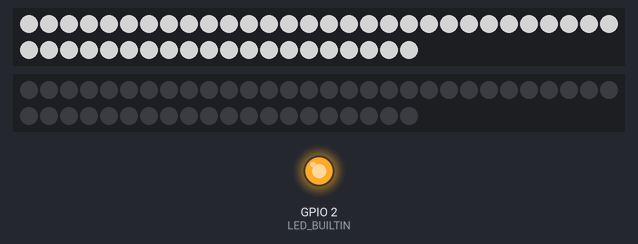
Simulated run of this program. Board: ESP32. Shown: 2 × 50 RGB LEDs in strip order, left to right, continuing on the next row, output pins drawn as LEDs (lit = HIGH). Dim RGB values are drawn brighter than linear; WiFi joins after 1.5 s; servers stay silent unless stated; storage starts empty; what the program prints to the serial monitor is not drawn.

Above: at 1.4 s.
At 2.6 s:
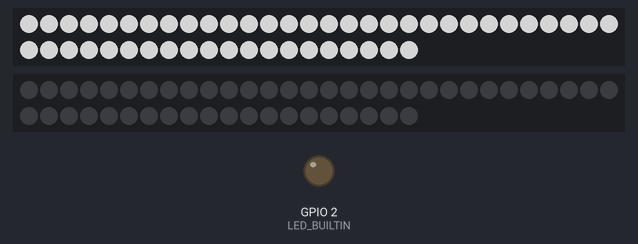
Timing chart, 0 to 4.1 s (numbered marks = the images above):
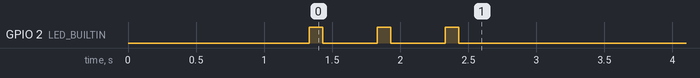

The program:

main.cpp
```cpp
#define FASTLED_ESP8266_RAW_PIN_ORDER
#define CURRENT_LIMIT 5000    // лимит по току в миллиамперах, автоматически управляет яркостью (пожалей свой блок питания!) 0 - выключить лимит

#include "Arduino.h"
#include <WiFi.h>
#include <WiFiUdp.h>
#include <Adafruit_NeoPixel.h>

//+SD
#include <FastLED.h>
#include <SD.h>
#include <FS.h>
#include <SPI.h>

#define SD_MISO     19
#define SD_MOSI     23
#define SD_SCLK     18
#define SD_CS       5
//-SD

#define LED_BUILTIN 2

#ifdef __AVR__
#include <avr/power.h>
#endif
#define PIN            4  //вывод на матрицу
#define NUMPIXELS      50  //Количество светодиодов

//+SD
#define LED_PIN 4    // вывод на матрицу для SD
#define CHIPSET WS2812B  // your LED chip type
#define CMD_NEW_DATA 1

unsigned char x = 16; // количество светодиодов по X
unsigned char y = NUMPIXELS/x; // количество светодиодов по Y
bool SdCard=true;
File fxdata;
CRGB leds[NUMPIXELS];
//-SD

Adafruit_NeoPixel pixels= Adafruit_NeoPixel(NUMPIXELS, PIN, NEO_GRB + NEO_KHZ800);

const char* ssid     = "default";  //Имя вашей сети Wi-Fi
const char* password = "nthfgtdn"; //пароль вашей сети Wi-Fi
IPAddress ip(192, 168, 1, 145	); //IP адрес гирлянды
IPAddress gateway(192, 168, 1, 1); //IP адрес Wi-Fi роутера
IPAddress subnet(255, 255, 255, 0);
unsigned int localPort = 65506;      // local port to listen for UDP packets
const int PACKET_SIZE = NUMPIXELS*3+7;
byte packetBuffer[PACKET_SIZE]; //buffer to hold incoming and outgoing packets
// A UDP instance to let us send and receive packets over UDP
WiFiUDP udp;

typedef struct
{
      byte g;
      byte r;
      byte b;
} colorpin;

colorpin led;
int led_index = 0;

void Sortled ();
int serialGlediator ();

void WiFiEvent(WiFiEvent_t event)
{
      switch (event)
      {
            case SYSTEM_EVENT_STA_GOT_IP:
                  pixels.begin();
                  break;
            case SYSTEM_EVENT_STA_DISCONNECTED:
                  break;
/*
            case WIFI_EVENT_STAMODE_GOT_IP:
                  pixels.begin();
                  break;
            case WIFI_EVENT_STAMODE_DISCONNECTED:
                  break;
*/
      }
}

SPIClass sdSPI(VSPI);

boolean InitSDCard(){
// Mount file system
  sdSPI.begin(SD_SCLK, SD_MISO, SD_MOSI, SD_CS);
  if (!SD.begin(SD_CS, sdSPI))
  {
    // if(!SD.begin()){
    Serial.println("Mounting card mount failed");
    return false;
  }
  uint8_t cardType = SD.cardType();

  if (cardType == CARD_NONE)
  {
    Serial.println("Unconnected Memory Card");
    return false;
  }
  else if (cardType == CARD_MMC)
  {
    Serial.println("Mount MMC card");
  }
  else if (cardType == CARD_SD)
  {
    Serial.println("Mounting the SDSC Card");
  }
  else if (cardType == CARD_SDHC)
  {
    Serial.println("Mount SDHC Card");
  }
  else
  {
    Serial.println("Mount unknown memory card");
  }
  return true;
}

void setup()
{
//Если есть SD карта

  FastLED.addLeds<CHIPSET, LED_PIN, GRB>(leds, NUMPIXELS); //see doc for different LED strips
  if (CURRENT_LIMIT > 0) FastLED.setMaxPowerInVoltsAndMilliamps(5, CURRENT_LIMIT);
//  Serial.begin(BAUD_RATE); // when using Glediator via usb
  Serial.begin(115200);

  for(int y = 0 ; y < NUMPIXELS ; y++)
  {
    leds[y] = CRGB::Grey; // set all leds to black during setup
    //Serial.println(y + "Black");
  }
  FastLED.show();

  SdCard = false;
  if(InitSDCard()) {
    // test file open
    fxdata = SD.open("01.out");  // read only
    if (fxdata){
      Serial.println("file open ok test");
      fxdata.close();
      SdCard = true;
    }
  }

  if(!SdCard) {
     pinMode(LED_BUILTIN, OUTPUT);
     //Serial.begin(115200);
      WiFi.disconnect(true);
      delay(1000);
      WiFi.onEvent(WiFiEvent);
      WiFi.config(ip, gateway, subnet);
      WiFi.begin(ssid, password);

      while (WiFi.status() != WL_CONNECTED)
      {
            delay(300);
            //  Serial.print("x");
            digitalWrite(LED_BUILTIN, HIGH);   // turn the LED on (HIGH is the voltage level)
            delay(100);                       // wait for a second
            digitalWrite(LED_BUILTIN, LOW);    // turn the LED off by making the voltage LOW
            delay(100);
      }

    //Serial.println("");
    //Serial.println("WiFi connected");
    //Serial.println("IP address: ");
    //Serial.println(WiFi.localIP());
      digitalWrite(LED_BUILTIN, LOW);

    //Serial.println("Starting UDP");
      udp.begin(localPort);
    //Serial.print("Local port: ");
    //Serial.println(udp.localPort());
  }
}

void loop()
{
  return;
  // если есть SD карта
  if(SdCard){

    fxdata = SD.open("01.out");  // read only
    if (fxdata){
      Serial.println("file open ok - loop");
    }

    while (fxdata.available()){
      Sortled();
      FastLED.show();
      delay(20); // set the speed of the animation. 20 is appx ~ 500k bauds
    }

    // close the file in order to prevent hanging IO or similar throughout time
    fxdata.close();
    for(int y = 0 ; y < NUMPIXELS ; y++){
      leds[y] = CRGB::Black; // set all leds to black during setup
    }
    FastLED.show();
  }
  else{
    int cb = udp.parsePacket();
      if (!cb){
          //    Serial.setDebugOutput(true);
      }
      else{
          // We've received a packet, read the data from it
          udp.read(packetBuffer, PACKET_SIZE); // read the packet into the buffer
          if (cb >= 6 && packetBuffer[0] == 0x9C){
                // header identifier (packet start)
                byte blocktype = packetBuffer[1]; // block type (0xDA)
                unsigned int framelength = ((unsigned int)packetBuffer[2] << 8) | (unsigned int)packetBuffer[3]; // frame length (0x0069) = 105 leds
                    //Serial.print("Frame.");
                    //Serial.println(framelength); // chan/block
                byte packagenum = packetBuffer[4];   // packet number 0-255 0x00 = no frame split (0x01)
                byte numpackages = packetBuffer[5];   // total packets 1-255 (0x01)

                if (blocktype == 0xDA){
                      // data frame ...
                              ////Serial.println("command");

                      int packetindex;

                      if (cb >= framelength + 7 && packetBuffer[6 + framelength] == 0x36){
                            // header end (packet stop)
                            //Serial.println("s:");
                            int i = 0;
                            packetindex = 6;
                            if (packagenum == 1){
                                  led_index = 0;
                            }
                            while (packetindex < (framelength + 6)){
                                  led.g = ((int)packetBuffer[packetindex]);
                                  led.r = ((int)packetBuffer[packetindex + 1]);
                                  led.b = ((int)packetBuffer[packetindex + 2]);
                                  pixels.setPixelColor(led_index, led.r, led.g, led.b);
                                  led_index++;
                                  //Serial.println(led_index);

                                  packetindex += 3;
                            }
                      }
                        //Serial.print(packagenum);
                        //Serial.print("/");
                        //Serial.println(numpackages);

                }
                if ((packagenum == numpackages) && (led_index == NUMPIXELS)){
                  pixels.show();
                  led_index == 0;
                }
          }
      }
  }
}
  void Sortled () {
    CRGB templeds[NUMPIXELS];
  const uint16_t XYTable[] = {
    15,  16,  47,  48,  79,  80, 111, 112, 143, 144, 175, 176, 207, 208, 239, 240,
    14,  17,  46,  49,  78,  81, 110, 113, 142, 145, 174, 177, 206, 209, 238, 241,
    13,  18,  45,  50,  77,  82, 109, 114, 141, 146, 173, 178, 205, 210, 237, 242,
    12,  19,  44,  51,  76,  83, 108, 115, 140, 147, 172, 179, 204, 211, 236, 243,
    11,  20,  43,  52,  75,  84, 107, 116, 139, 148, 171, 180, 203, 212, 235, 244,
    10,  21,  42,  53,  74,  85, 106, 117, 138, 149, 170, 181, 202, 213, 234, 245,
     9,  22,  41,  54,  73,  86, 105, 118, 137, 150, 169, 182, 201, 214, 233, 246,
     8,  23,  40,  55,  72,  87, 104, 119, 136, 151, 168, 183, 200, 215, 232, 247,
     7,  24,  39,  56,  71,  88, 103, 120, 135, 152, 167, 184, 199, 216, 231, 248,
     6,  25,  38,  57,  70,  89, 102, 121, 134, 153, 166, 185, 198, 217, 230, 249,
     5,  26,  37,  58,  69,  90, 101, 122, 133, 154, 165, 186, 197, 218, 229, 250,
     4,  27,  36,  59,  68,  91, 100, 123, 132, 155, 164, 187, 196, 219, 228, 251,
     3,  28,  35,  60,  67,  92,  99, 124, 131, 156, 163, 188, 195, 220, 227, 252,
     2,  29,  34,  61,  66,  93,  98, 125, 130, 157, 162, 189, 194, 221, 226, 253,
     1,  30,  33,  62,  65,  94,  97, 126, 129, 158, 161, 190, 193, 222, 225, 254,
     0,  31,  32,  63,  64,  95,  96, 127, 128, 159, 160, 191, 192, 223, 224, 255
  };

    fxdata.readBytes((char*)templeds, NUMPIXELS*3);
    for (int k=0; k < NUMPIXELS; k++){
      leds[XYTable[k]] = templeds[k];
    }
  }
int serialGlediator (){
  while (!Serial.available()) {}
  return Serial.read();
}
```
